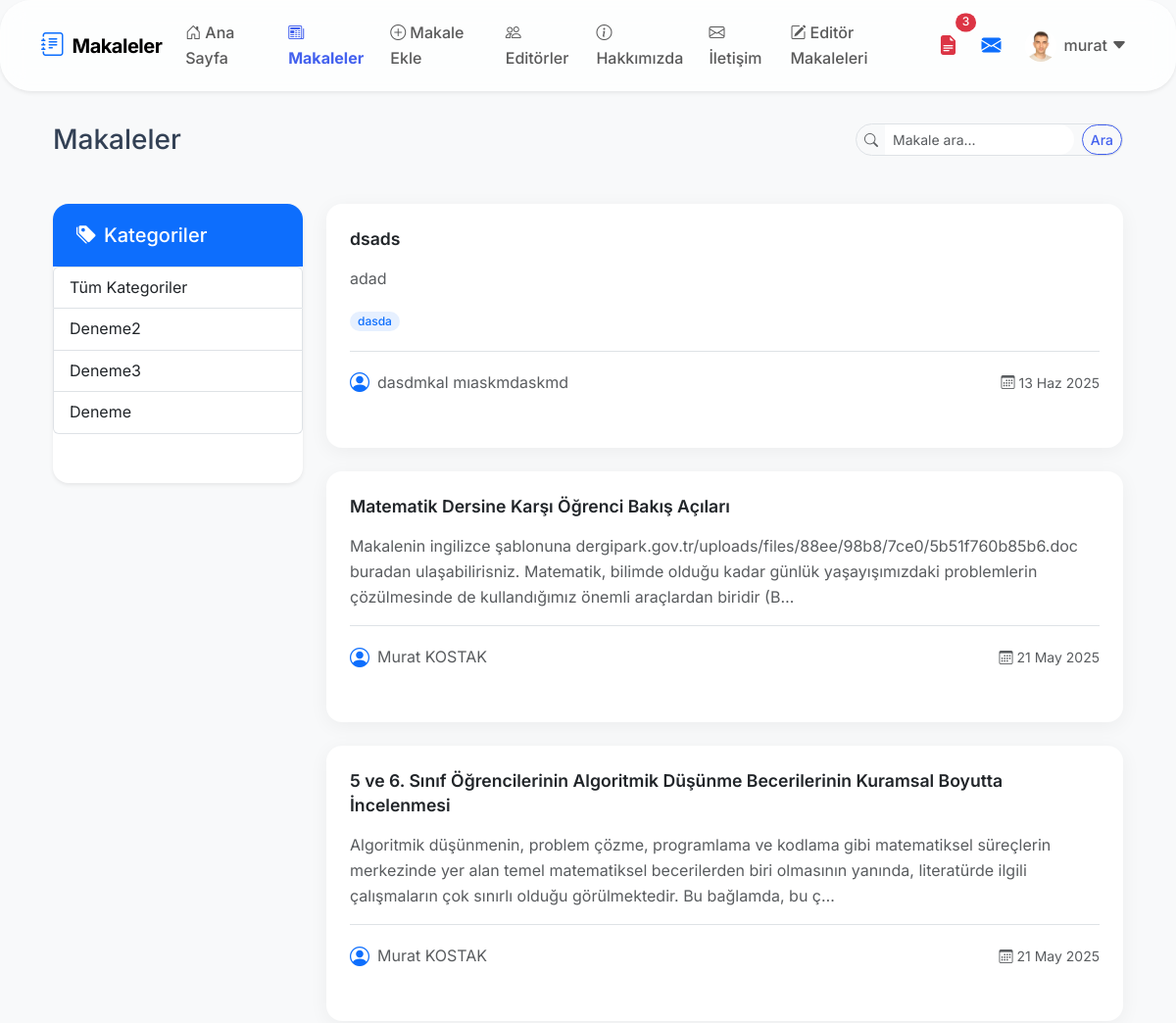
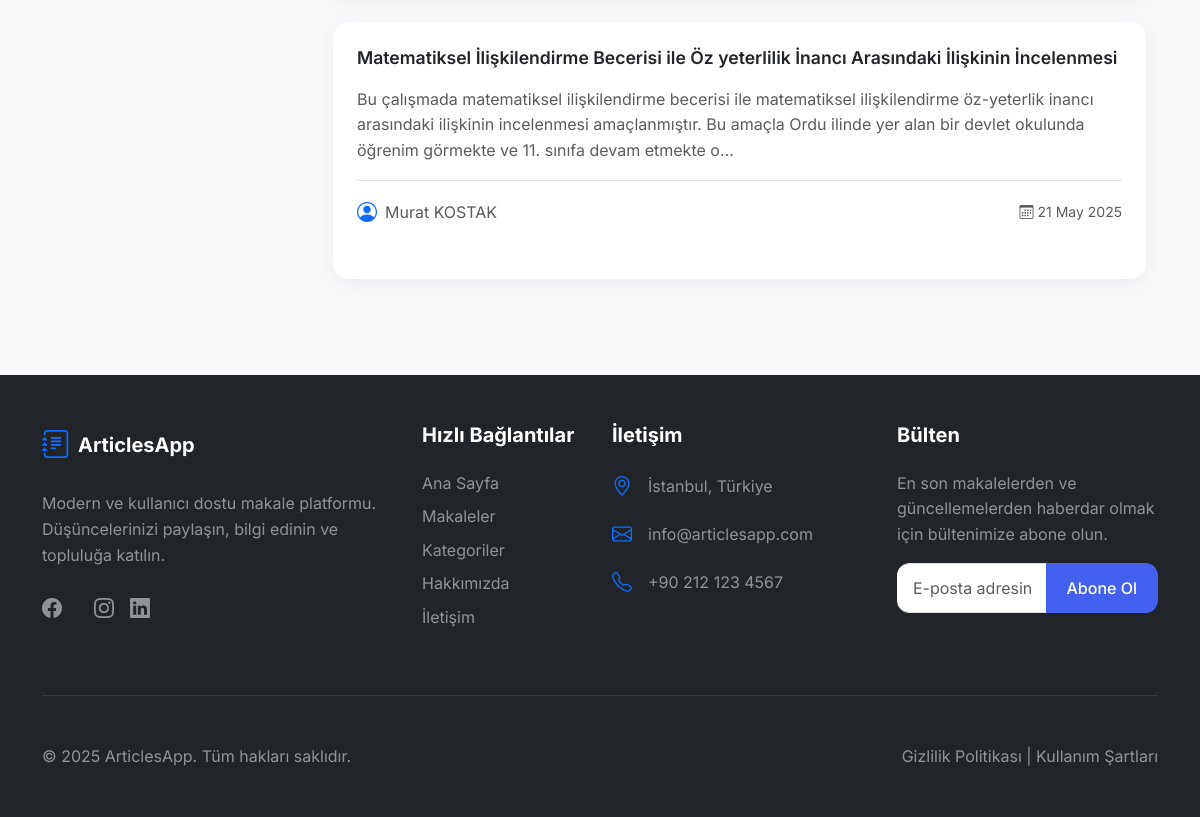
The app's page /makale/ (signed in), older data (2 pictures, top to bottom).
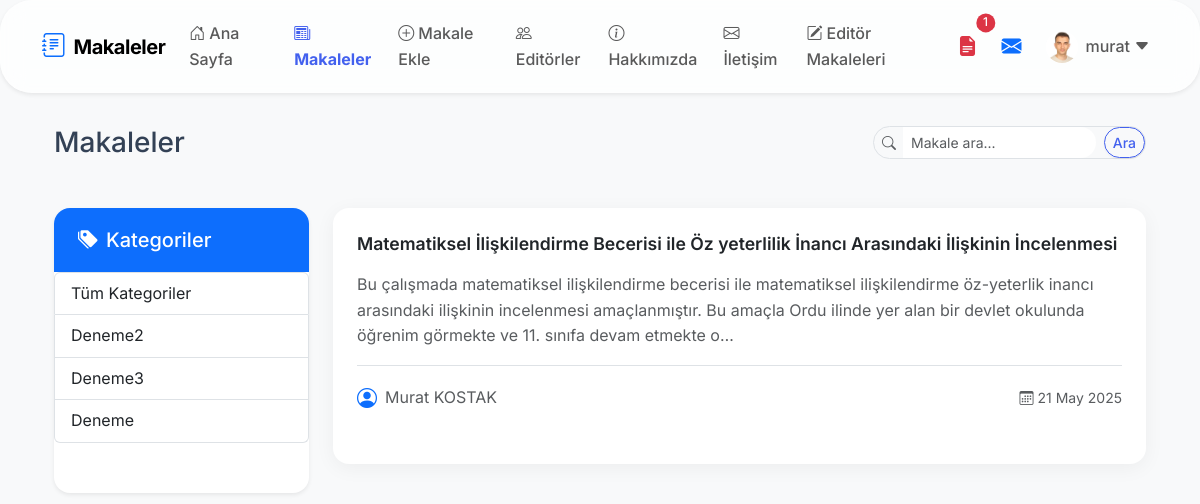
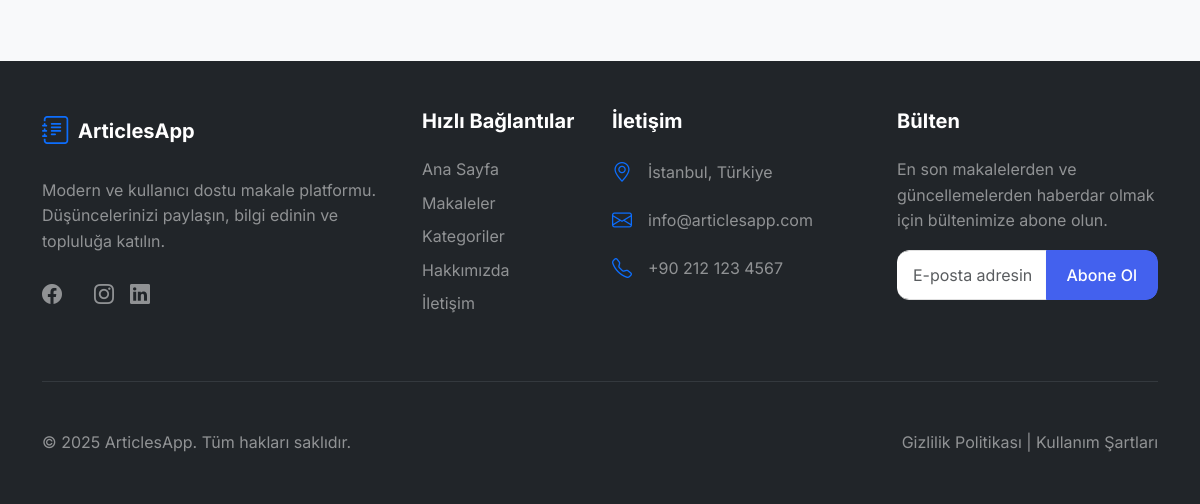
The same page, newer data (2 pictures, top to bottom).
### articles/models.py (models this page shows, shortened)
class Category(models.Model):
    name = models.CharField(max_length=50)
    slug = models.SlugField(null=False, default="", unique=True, db_index=True)
    order = models.PositiveIntegerField(default=0, blank=False, null=False, unique=True)
    class Meta:
        ordering = ['-order']
        pass

class Article(models.Model):
    title = models.CharField(max_length=200)
    description = models.TextField()
    image = models.ImageField(upload_to='articles', blank=True, null=True)
    file = models.FileField(
        upload_to=article_file_upload_to,
        blank=True,
        null=True,
        validators=[validate_pdf]
    )
    date = models.DateField(auto_now=True)
    isHome = models.BooleanField(default=False)
    slug = models.SlugField(null=False, blank=True, unique=True)
    categories = models.ManyToManyField("Category")
    author = models.ForeignKey(User, on_delete=models.CASCADE, null=True, blank=True)
    admin_note = models.TextField(blank=True, null=True)
    created_at = models.DateTimeField(auto_now_add=True)
    updated_at = models.DateTimeField(auto_now=True)
    is_admin_note_read_by_author = models.BooleanField(default=True)
    keywords = models.TextField(
        help_text="Anahtar kelimeleri virgülle ayırarak girin",
        blank=True,
        null=True
    )
    class Meta:
        ordering = ['-updated_at']

### articles/views.py (the view, shortened to what this page needs)
# urls.py: path('',views.index, name='index'),
def index(request):
    query = request.GET.get("q", "").strip()
    makaleler = Article.objects.filter(isHome=True)
    for article in makaleler:
        if article.keywords:
            article.keyword_list = [k.strip() for k in article.keywords.split(',') if k.strip()]
        else:
            article.keyword_list = []
    kategoriler = Category.objects.all()
    return render(request, 'articles/index.html', {
        'categories': kategoriler,
        'articles': makaleler,
        'query': query
    })

### account/context_processors.py (called while the page is built)
def user_context(request):
    context = {}
    if request.user.is_authenticated:
        if request.user.is_superuser:
            context['is_admin'] = True
            context['draft_articles_count'] = Article.objects.filter(isHome=False).count()
        if hasattr(request.user, 'author') and request.user.author.editor_article:
            context['is_editor'] = True
            context['editor_draft_articles_count'] = Article.objects.filter(isHome=False).count()
    return context

### articles/context_processors.py (called while the page is built, shortened)
def unread_admin_notes_count(request):
    if request.user.is_authenticated:
        count = Article.objects.filter(author=request.user, is_admin_note_read_by_author=False).count()
        return {'unread_admin_notes_count': count}
    return {'unread_admin_notes_count': 0}

def admin_notifications(request):
    return {
        'unread_messages_count': 0,
        'draft_articles_count': 0
    }

### articles/templates/articles/index.html (shortened to what the changed rows need)
{% extends 'layout.html' %}
{% load static %}
{% block css_file %}
<link rel="stylesheet" href="{% static 'articles/css/style.css' %}">
<link rel="stylesheet" href="{% static 'account/css/style.css' %}">
{% endblock %}
{% block content %}
<div class="container animate__animated animate__fadeIn">
    <div class="row">
        <div class="col-lg-3 mb-4 mb-lg-0">
            <div class="card modern-card shadow-sm slide-up sticky-lg-top" style="top: 2rem;">
                <div class="card-body p-0">
                    {% include 'articles/partials/_categories.html' %}
                </div>
            </div>
        </div>
        <div class="col-lg-9">
            <div class="articles-list">
                {% if articles %}
                    {% for article in articles %}
                    <a href="{% url 'articles:article_details' article.slug %}" class="text-decoration-none">
                    <div class="card modern-card hover-shadow slide-up mb-4" style="cursor: pointer;">
                        <div class="card-body p-4">
                            <h4 class="card-title mb-3 text-dark">{{ article.title }}</h4>
                            <p class="card-text text-muted mb-3">{{ article.description|truncatechars:250 }}</p>
                            {% if article.keywords %}
                            <div class="mb-3">
                                {% for keyword in article.keyword_list %}
                                    <span class="badge bg-primary bg-opacity-10 text-primary px-2 py-1 rounded-pill me-1 mb-1">
                                        {{ keyword }}
                                    </span>
                                {% endfor %}
                            </div>
                            {% endif %}
                            <div class="d-flex justify-content-between align-items-center pt-3 border-top">
                                <div class="d-flex align-items-center">
                                    <i class="bi bi-person-circle text-primary me-2 fs-5"></i>
                                    <span class="text-muted">
                                        {% if article.author %}
                                            {{ article.author.get_full_name|default:article.author.username }}
                                        {% else %}
                                            <span class="fst-italic">Belirtilmemiş</span>
                                        {% endif %}
                                    </span>
                                </div>
                                <small class="text-muted d-flex align-items-center">
                                    <i class="bi bi-calendar3 me-1"></i>
                                    {{ article.created_at|date:"d M Y" }}
                                </small>
                            </div>
                        </div>
                    </div>
                </a>
                    {% endfor %}
                {% endif %}
            </div>
        </div>
    </div>
</div>
{% endblock %}

### templates/partials/_nav.html (shortened to what the changed rows need)
{% load static %}
<nav class="navbar navbar-expand-lg navbar-light bg-white shadow-sm">
  <div class="container">
    <div class="collapse navbar-collapse" id="navbarNav">
      <ul class="navbar-nav">
        {% if user.is_authenticated %}
            {% if user.is_superuser %}
                {% if unread_messages_count > 0 %}
                <li class="nav-item me-2">
                    <a href="{% url 'pages:admin_contact' %}" class="nav-link position-relative">
                        <i class="bi bi-envelope-exclamation-fill fs-5 text-danger"></i>
                        <span class="position-absolute top-0 start-100 translate-middle badge rounded-pill bg-danger" style="z-index: 1; font-size: 0.75em; padding: .3em .6em; min-width: 1.5em; min-height: 1.5em; display: flex; align-items: center; justify-content: center;">
                            {{ unread_messages_count }}
                            <span class="visually-hidden">unread messages</span>
                        </span>
                    </a>
                </li>
                {% endif %}
                {% if draft_articles_count > 0 %}
                <li class="nav-item me-2">
                    <a href="{% url 'articles:article_list' %}" class="nav-link position-relative">
                        <i class="bi bi-file-earmark-text-fill fs-5 text-danger"></i>
                        <span class="position-absolute top-0 start-100 translate-middle badge rounded-pill bg-danger" style="z-index: 1; font-size: 0.75em; padding: .3em .6em; min-width: 1.5em; min-height: 1.5em; display: flex; align-items: center; justify-content: center;">
                            {{ draft_articles_count }}
                            <span class="visually-hidden">draft articles</span>
                        </span>
                    </a>
                </li>
                {% endif %}
            {% else %}
            {% if user.author.editor_article and editor_draft_articles_count > 0 %}
            <li class="nav-item me-2">
                <a href="{% url 'account:editor_articles' %}" class="nav-link position-relative">
                    <i class="bi bi-file-earmark-text-fill fs-5 text-danger"></i>
                    <span class="position-absolute top-0 start-100 translate-middle badge rounded-pill bg-danger" style="z-index: 1; font-size: 0.75em; padding: .3em .6em; min-width: 1.5em; min-height: 1.5em; display: flex; align-items: center; justify-content: center;">
                        {{ editor_draft_articles_count }}
                    </span>
                </a>
            </li>
            {% endif %}
            {% endif %}
        {% endif %}
      </ul>
    </div>
  </div>
</nav>
</body>
</html>

### articles/templates/articles/partials/_categories.html
<div class="list-group">
    <a href="/makale" class="list-group-item list-group-item-action">Tüm Kategoriler</a>
    {% for category in categories %}
        <a href="{% url 'articles:articles_by_category' category.slug %}"
           class="list-group-item list-group-item-action {% if seciliKategori == category.slug %}active{% endif %}">
            {{ category.name|title }}
        </a>
    {% endfor %}
</div>

Row changes from the older to the newer data that the page shows:
removed Article: title "dsads", description "adad", keyword_list "dasda", author.get_full_name "dasdmkal mıaskmdaskmd", created_at "13 Haz 2025"
removed Article: title "Matematik Dersine Karşı Öğrenci Bakış Açıları", description "Makalenin ingilizce şablonuna dergipark.gov.tr/uploads/files/88ee/98b8/7ce0/5b51f760b85b6.doc buradan ulaşabilirisniz. Matematik, bilimde olduğu kadar günlük yaşayışımızdaki problemlerin çözülmesinde de kullandığımız önemli araçlardan biridir (B…", author.get_full_name "Murat KOSTAK", created_at "21 May 2025"
removed Article: title "5 ve 6. Sınıf Öğrencilerinin Algoritmik Düşünme Becerilerinin Kuramsal Boyutta İncelenmesi", description "Algoritmik düşünmenin, problem çözme, programlama ve kodlama gibi matematiksel süreçlerin merkezinde yer alan temel matematiksel becerilerden biri olmasının yanında, literatürde ilgili çalışmaların çok sınırlı olduğu görülmektedir. Bu bağlamda, bu ç…", author.get_full_name "Murat KOSTAK", created_at "21 May 2025"
Text that changed along with them:
{{ editor_draft_articles_count }}: "3" → "1"
